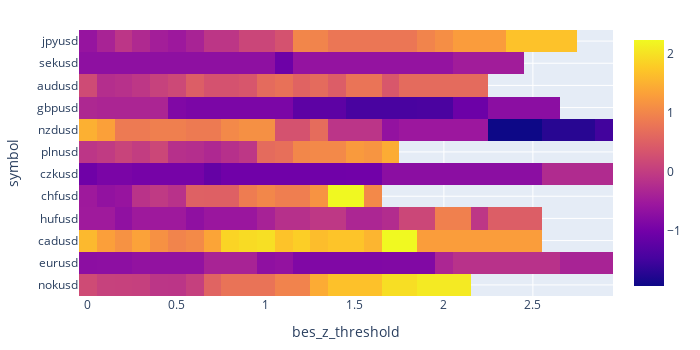

Source (notebook cell):
### Code cell
pf1.sharpe_ratio.vbt.heatmap(
    x_level='bes_z_threshold', 
    y_level='symbol',
).show()

### Figure 1 — Plotly figure (JSON) as saved in the notebook; plotly's stock layout.template omitted (floating-point values rounded to 4 significant figures; data arrays with more than 128 entries replaced by an {"elided": "..."} marker saying what was removed)
{"data": [{"colorscale": [[0, "#0d0887"], [0.1111, "#46039f"], [0.2222, "#7201a8"], [0.3333, "#9c179e"], [0.4444, "#bd3786"], [0.5556, "#d8576b"], [0.6667, "#ed7953"], [0.7778, "#fb9f3a"], [0.8889, "#fdca26"], [1, "#f0f921"]], "hoverongaps": false, "hovertemplate": "bes_z_threshold: %{x}<br>symbol: %{y}<br>value: %{z}<extra></extra>", "type": "heatmap", "uid": "e51838df-879a-48cd-9694-d7125f8c5f1f", "x": [0, 0.1, 0.2, 0.3, 0.4, 0.5, 0.6, 0.7, 0.8, 0.9, 1, 1.1, 1.2, 1.3, 1.4, 1.5, 1.6, 1.7, 1.8, 1.9, 2, 2.1, 2.2, 2.3, 2.4, 2.5, 2.6, 2.7, 2.8, 2.9], "y": ["nokusd", "eurusd", "cadusd", "hufusd", "chfusd", "czkusd", "plnusd", "nzdusd", "gbpusd", "audusd", "sekusd", "jpyusd"], "z": {"elided": "12x30 float values"}}], "layout": {"height": 350, "legend": {"orientation": "h", "traceorder": "normal", "x": 1, "xanchor": "right", "y": 1.02, "yanchor": "bottom"}, "margin": {"b": 30, "l": 30, "r": 30, "t": 30}, "width": 700, "xaxis": {"title": {"text": "bes_z_threshold"}}, "yaxis": {"title": {"text": "symbol"}}}}
